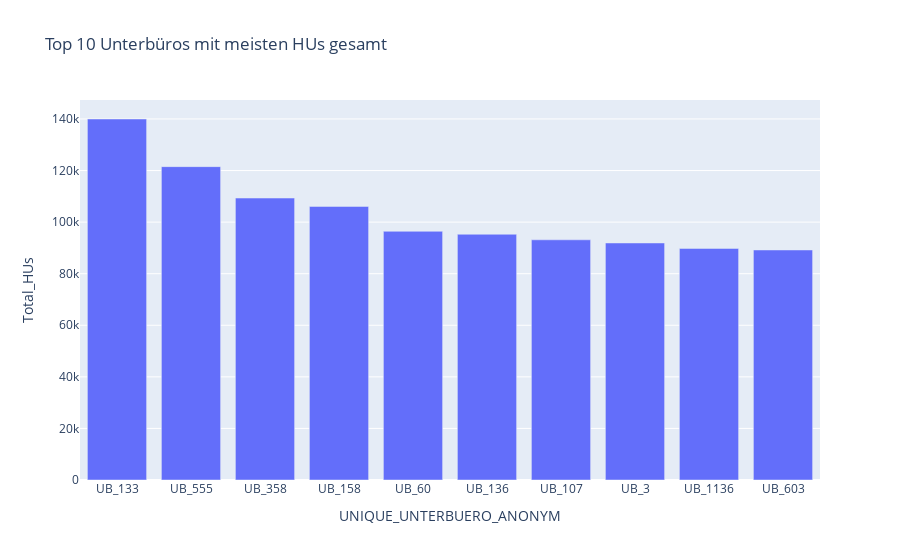

This figure's notebook cell:
### Markdown cell above
Die Anzahl der HUs sind stark seasonal. In der ersten Hälfte jeden Jahres steigt die Anzahl an, in der zweiten Hälfte flacht sie ab und zwischen den Jahren ist sie sehr gering. Zudem erkennt man gut den wöchentlichen Rythmus. Sonntags werden keine HUs durchgeführt.

### Code cell
# Gesamtanzahl HUs pro Büro aggregieren
df_buero = df_all_days.group_by("UNIQUE_UNTERBUERO_ANONYM").agg(pl.col("HU").sum().alias("Total_HUs"))

# Die 10 Unterbüros mit den meisten Total_HUs auswählen
df_buero_top10 = df_buero.sort("Total_HUs", descending=True).head(10)

# Visualisierung
fig = px.bar(df_buero_top10, x="UNIQUE_UNTERBUERO_ANONYM", y="Total_HUs", title="Top 10 Unterbüros mit meisten HUs gesamt")
fig.show()

### Figure 1 — Plotly figure (JSON) as saved in the notebook; plotly's stock layout.template omitted (floating-point values rounded to 4 significant figures)
{"data": [{"alignmentgroup": "True", "hovertemplate": "UNIQUE_UNTERBUERO_ANONYM=%{x}<br>Total_HUs=%{y}<extra></extra>", "legendgroup": "", "marker": {"color": "#636efa", "pattern": {"shape": ""}}, "name": "", "offsetgroup": "", "orientation": "v", "showlegend": false, "textposition": "auto", "type": "bar", "x": ["UB_133", "UB_555", "UB_358", "UB_158", "UB_60", "UB_136", "UB_107", "UB_3", "UB_1136", "UB_603"], "xaxis": "x", "y": [139984, 121509, 109327, 106087, 96433, 95297, 93136, 91908, 89799, 89199], "yaxis": "y"}], "layout": {"barmode": "relative", "legend": {"tracegroupgap": 0}, "title": {"text": "Top 10 Unterbüros mit meisten HUs gesamt"}, "xaxis": {"anchor": "y", "domain": [0, 1], "title": {"text": "UNIQUE_UNTERBUERO_ANONYM"}}, "yaxis": {"anchor": "x", "domain": [0, 1], "title": {"text": "Total_HUs"}}}}
